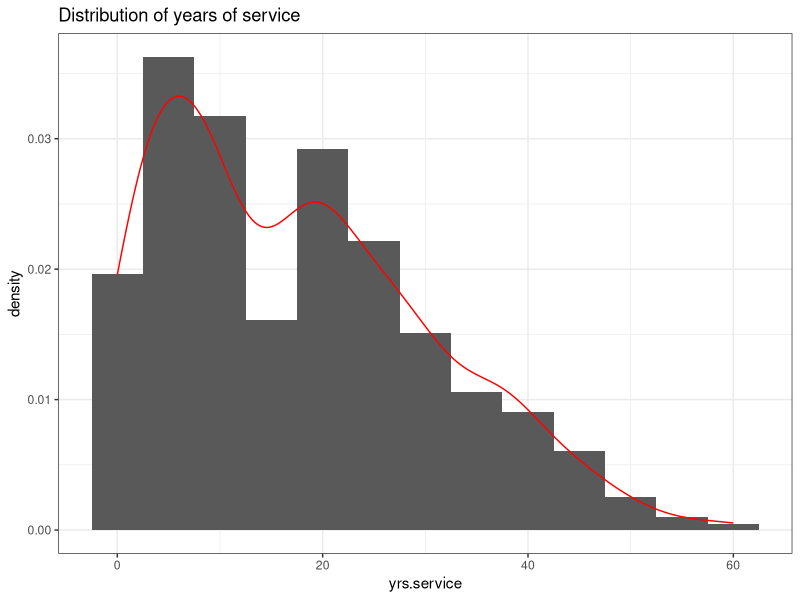
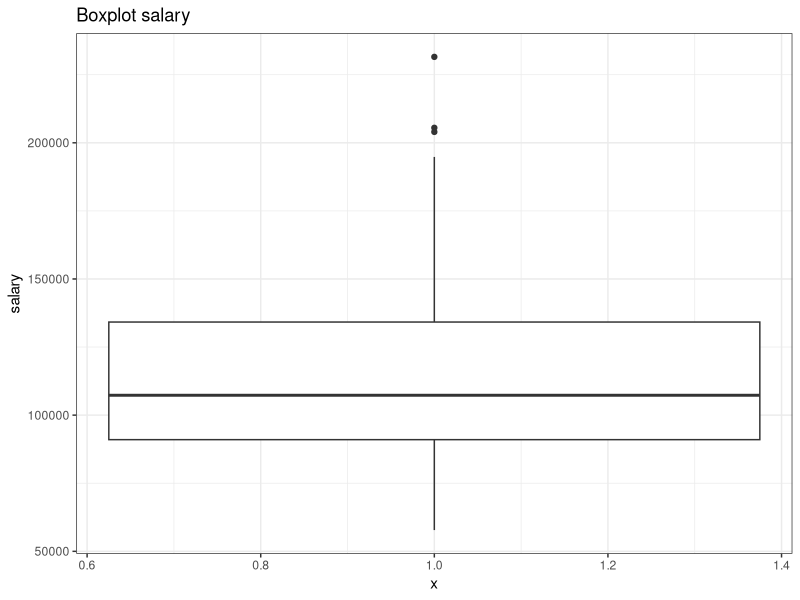
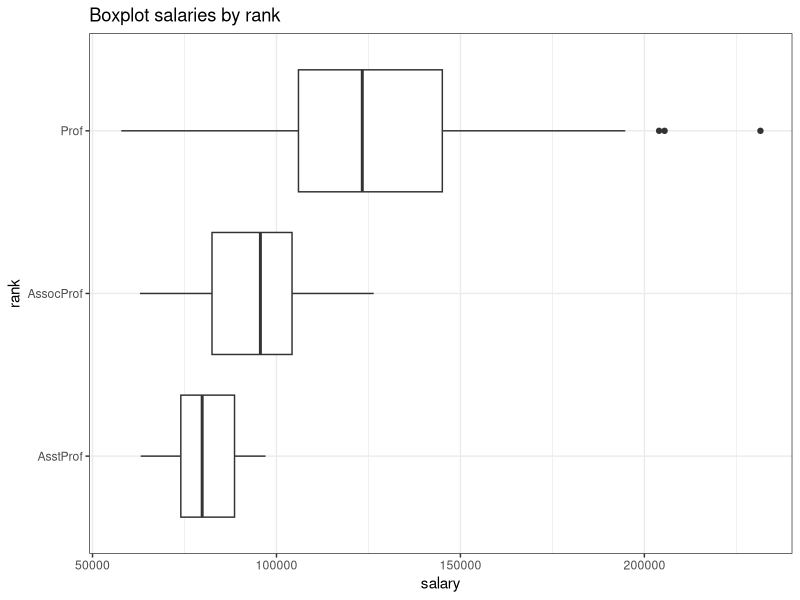
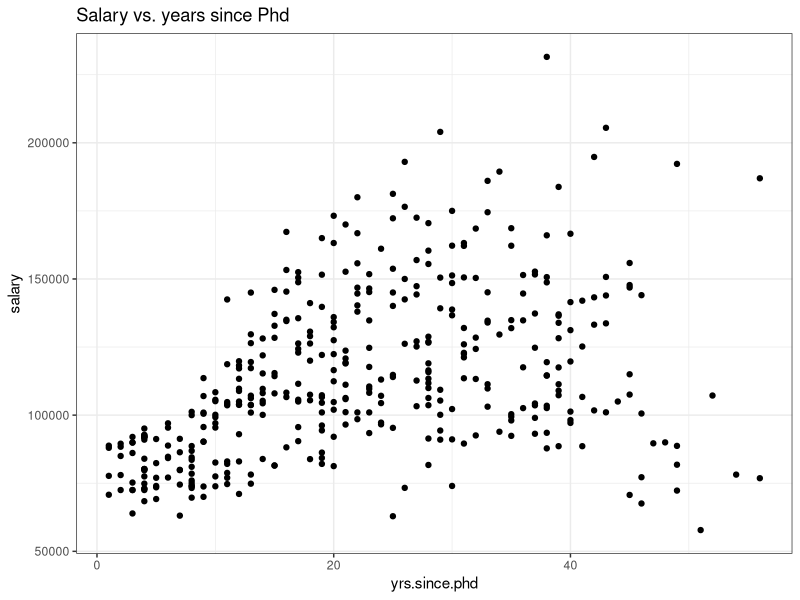
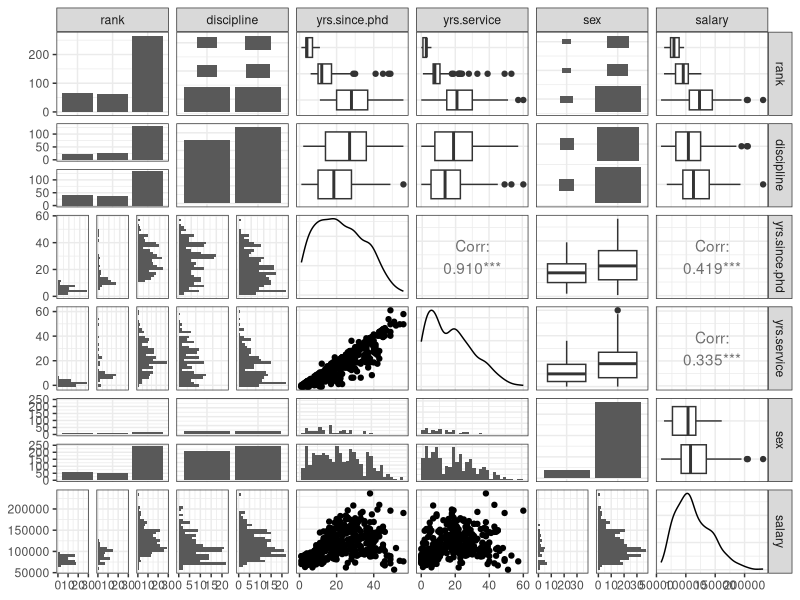
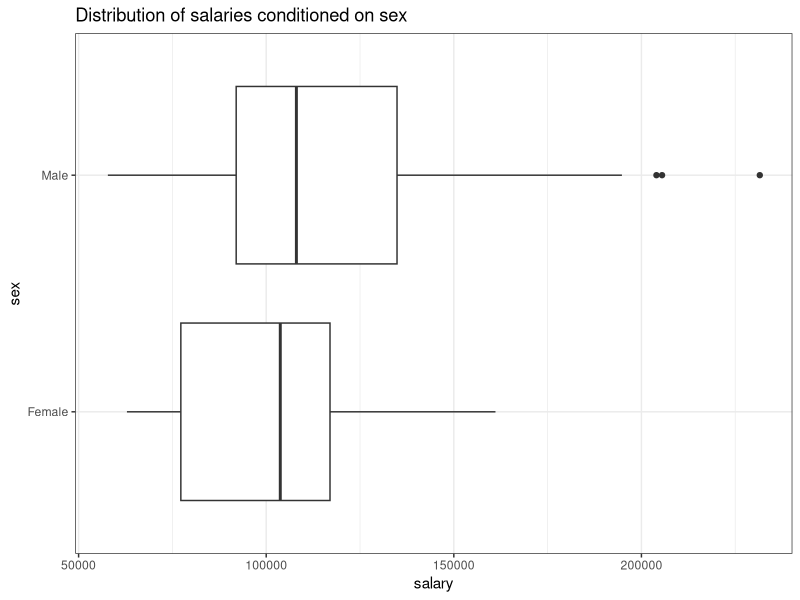

Write the R code that produced these figures, in order.
library(car)
library(dplyr)
library(ggplot2)
library(GGally)

data("Salaries")
# 1:
# Observations: 397 - Variables: 6
dim(Salaries)
head(Salaries)
str(Salaries)

# 2:
# Nr. of professors with more than 40 yrs of experience: 21
old = Salaries[, "yrs.service"] > 40
sum(old)

# 3:
# Nr. of professors with salary higher than 150000: 54
rich = Salaries[, "salary"] > 150000
sum(rich)

# 4:
# Mean salary of professors with more than 20 yrs of experience
# $ 122103.90
mean(Salaries[Salaries$yrs.service > 20, "salary"])

# 5:
# TODO: find out more about the dataset
summary(Salaries)

# 6:
counts = Salaries %>%
  count(sex, rank) %>%
  mutate(prop = n / sum(n))

print(counts)

# 7:
ggplot(Salaries, aes(x = yrs.service)) +
  geom_histogram(aes(y = ..density..), binwidth = 5) +
  geom_density(color="red") +
  theme_bw() +
  ggtitle("Distribution of years of service")

# 8:
ggplot(Salaries, aes(x = 1, y = salary)) +
  geom_boxplot() +
  theme_bw() +
  ggtitle("Boxplot salary")

# 9:
ggplot(Salaries, aes(x = rank, y = salary, group = rank)) +
  geom_boxplot() +
  coord_flip() +
  theme_bw() +
  ggtitle("Boxplot salaries by rank")

# 10:
ggplot(Salaries, aes(x = yrs.since.phd, y = salary)) +
  geom_point() +
  theme_bw() +
  ggtitle("Salary vs. years since Phd")

# 11:
# Correlation between salary and years since phd: 0.41
cor(Salaries$salary, Salaries$yrs.since.phd)
cor(Salaries$salary, Salaries$yrs.service)

model = lm("salary ~ yrs.since.phd", data = Salaries)
summary(model)

# 12:
ggpairs(Salaries) +
  theme_bw()

# 13:
Salaries %>%
  group_by(rank, sex) %>%
  summarise(mean.salary = mean(salary))

# 14:
ggplot(Salaries, aes(x = sex, y = salary, group = sex)) +
  geom_boxplot() +
  theme_bw() +
  coord_flip() +
  ggtitle("Distribution of salaries conditioned on sex")

# 15:
cont = table(Salaries$sex, Salaries$discipline)
chisq.test(cont)
